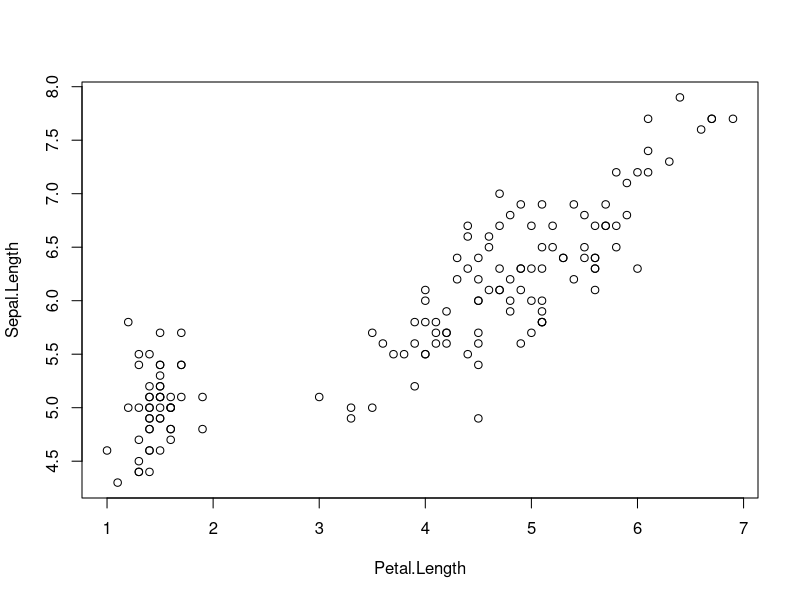
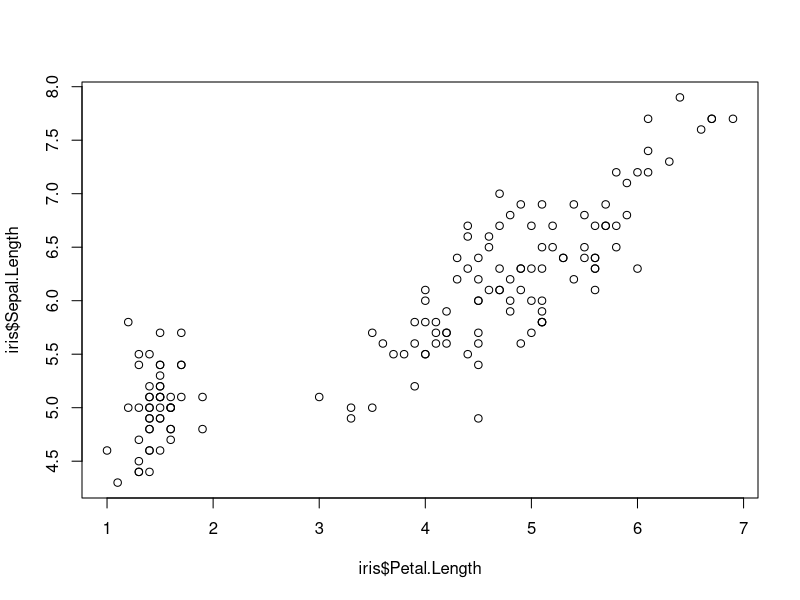
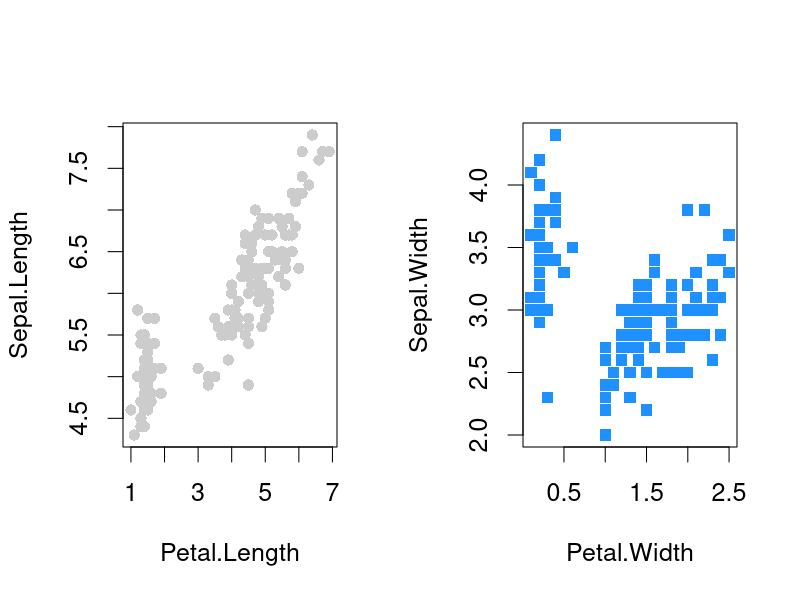
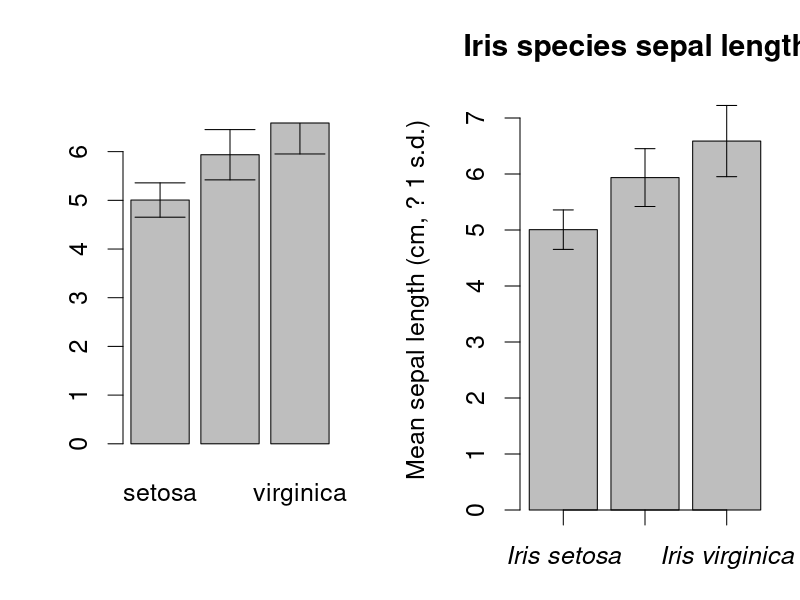
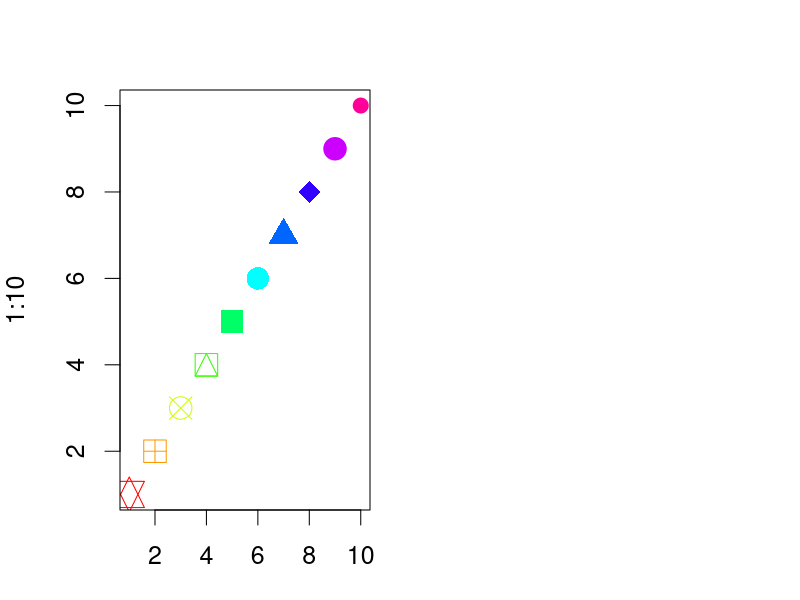
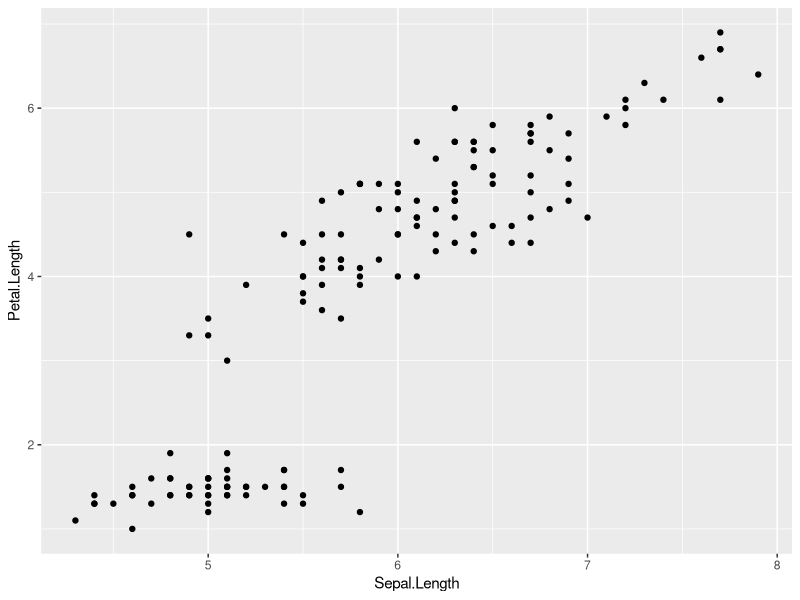
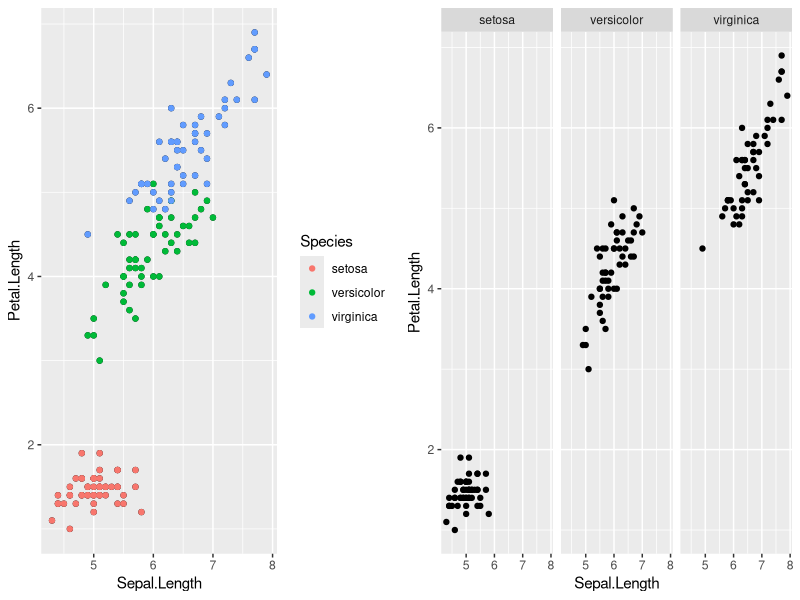
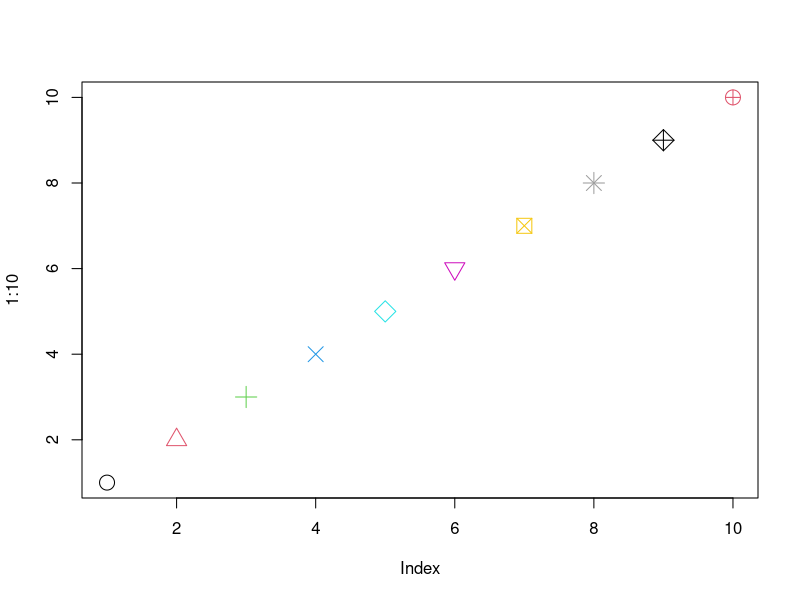

Write the R code that produced these figures, in order. (Note: this script raises an error after producing the figures.)
## ---- chunk 1
knitr::opts_chunk$set(echo = TRUE, fig.height = 3.5)
library(ggplot2)
library(gridExtra)
## ---- chunk 2
data(iris) # see ?iris

# Formula (y ~ x) versus (x, y) specification
plot(Sepal.Length ~ Petal.Length, data = iris)
plot(iris$Petal.Length, iris$Sepal.Length) # identical
# plot(Petal.Length, Sepal.Length, data = iris) # fails
## ---- chunk 3
par(mfrow = c(1, 2), 
    pch = 16,
    cex = 1.5) # makes everything bigger

plot(Sepal.Length ~ Petal.Length, 
     col = "grey80",
          data = iris)

plot(Sepal.Width ~ Petal.Width, 
     col = "dodgerblue",
     pch = 15, # can override par settings
          data = iris)
## ---- chunk 4
means <- tapply(iris$Sepal.Length, iris$Species, mean)
sds <-  tapply(iris$Sepal.Length, iris$Species, sd)

bp <- barplot(means)  # save the location of the bars as 'bp'

arrows(bp, means+sds, # see ?arrows
       bp, means-sds, 
       angle = 90,
       code = 3)
## ---- chunk 5
par(mar = c(3, 4, 3, 1)) # Narrowing margins
bp <- barplot(means, 
              ylab = "Mean sepal length (cm, ? 1 s.d.)",
              main = "Iris species sepal lengths",
              xaxt = "n",
              ylim = c(0, 7.5))
arrows(bp, means+sds, bp, means-sds, 
       len = 0.1, 
       angle = 90,
       code = 3)
axis(side = 1, at = bp, 
     labels = paste("Iris", c("setosa", "versicolor","virginica")),
     font = 3)
## ---- chunk 6
pdf("Test graphic.pdf", width = 4, height = 6)
plot(1:10, pch = 1:10, col = 1:10, cex = 2)
dev.off()

plot(1:10, pch = 11:20, col = rainbow(10), cex = 2)
dev.print(device = jpeg, file = "Test graphic.jpg", height = 500, width = 800)

## ---- chunk 7
library(ggplot2) # install.packages('ggplot2')
#       Dataset               x               y         type of plot
gp1 <- ggplot(iris) + aes(Sepal.Length, Petal.Length) + geom_point()

gp1 

## ---- chunk 8
ex1 <- gp1 + geom_point(aes(color = Species))
ex2 <- gp1 + facet_wrap(~ Species)
grid.arrange(ex1, ex2, ncol =2)
## ---- chunk 9
write.csv(iris[1:10,], file = "Iris Test.csv", row.names = F)
## ---- chunk 10
knitr::include_graphics("M:/R/snip4.png")
## ---- chunk 11
knitr::include_graphics("M:/R/Header.jpg")
## ---- chunk 12
knitr::include_graphics("M:/R/Text.jpg")
## ---- chunk 13
knitr::include_graphics("M:/R/Rcode.jpg")
## ---- chunk 14
knitr::include_graphics("M:/R/TableKable.jpg")

## ---- chunk 15
# Get 10 samples of data from each species:
sampx <- vector()
for(i in levels(iris$Species)){
  iris.sp.i <- iris[iris$Species == i,]
  sampx <- rbind(sampx, iris.sp.i[sample(rownames(iris.sp.i), 10),])
  }
## ---- chunk 16
# Subtract mean from each 
means <- apply(iris[,1:4], 2, mean)
newdat <- vector()
for(i in 1:nrow(iris)){
  newdat.x <- iris[i,1:4] - means
  newdat <- rbind(newdat, data.frame(newdat.x, iris[i,5]))
  }
# Examine it: hist(newdat[,2]); hist(iris[,2])
